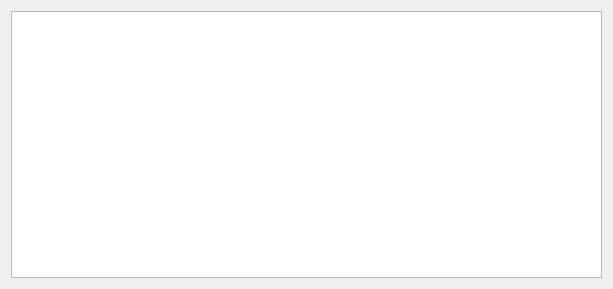
<?xml version="1.0" encoding="UTF-8"?>
<ui version="4.0">
 <class>WizardGui_s2</class>
 <widget class="QWizardPage" name="WizardGui_s2">
  <property name="geometry">
   <rect>
    <x>0</x>
    <y>0</y>
    <width>613</width>
    <height>289</height>
   </rect>
  </property>
  <property name="windowTitle">
   <string>WizardPage</string>
  </property>
  <property name="title">
   <string>Summary</string>
  </property>
  <property name="subTitle">
   <string>This information will be sent</string>
  </property>
  <layout class="QGridLayout" name="gridLayout">
   <item row="0" column="0">
    <layout class="QVBoxLayout" name="verticalLayout">
     <item>
      <widget class="QTextEdit" name="bugReport">
       <property name="textInteractionFlags">
        <set>Qt::TextSelectableByMouse</set>
       </property>
      </widget>
     </item>
    </layout>
   </item>
  </layout>
 </widget>
 <resources/>
 <connections/>
</ui>
